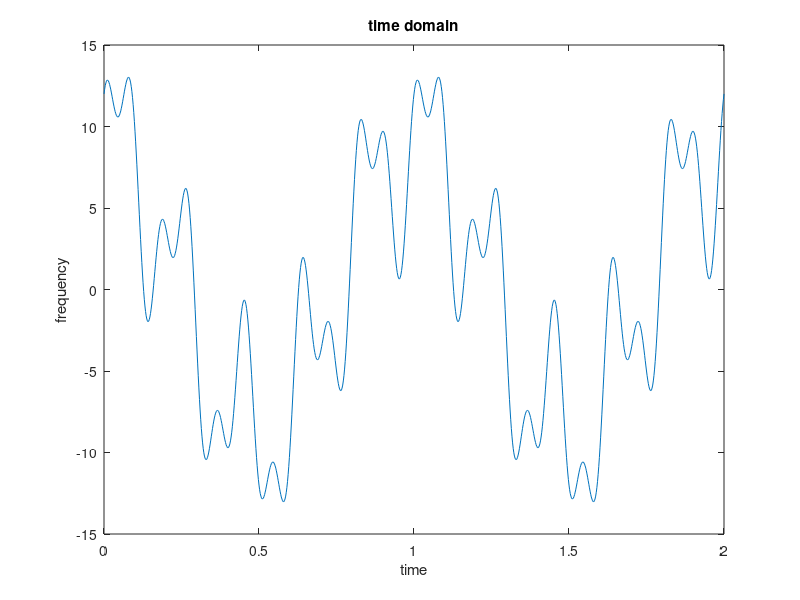
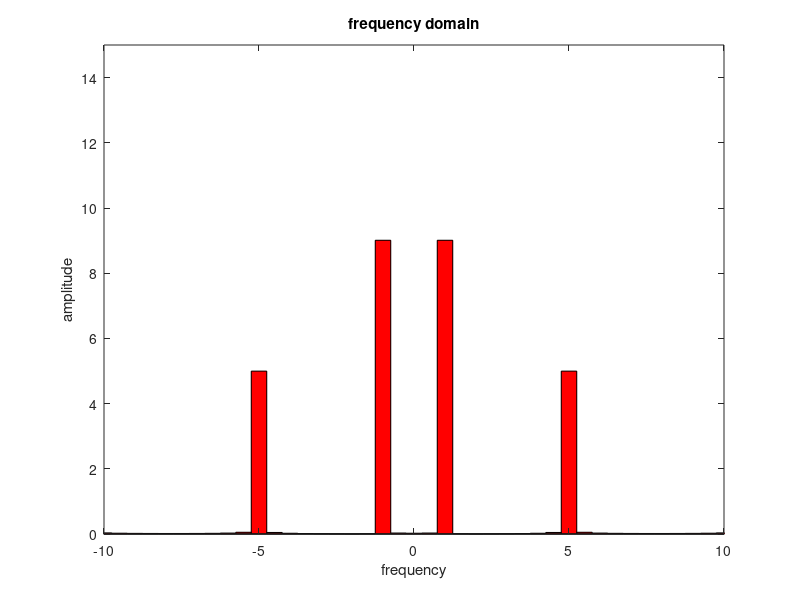

Recreate these plots in MATLAB, in order.
% Generate a composite signal using three simple signals as,
% x1 = a1*cos(2*pi*f1*t), x2 = a2*sin(2*pi*f2*t), x3 = a3*cos(2*pi*f3*t)
% signal_x = x1 + x2 + x3
% Select the values of the amplitude and frequency as follows: a1 = G + 1, a2 = F + 2, a3 = E + 3,
% f1 = E + 1, f2 = F + 2, f3 = G + 3.
% (a) Show time domain and frequency domain representations of signal_x in a single figure
% window using subplot. Use axis, or xlim, or ylim to appropriately represent the signal.
% (b) Quantize signal_x in 4 equally distributed levels and provide image for one cycle of the
% original signal and quantized signal. Use axis, or xlim, or ylim to appropriately represent the
% signal. [Use quantiz() function]
% (c) Quantize signal_x in 8 equally distributed levels and provide image for one cycle of the
% original signal and quantized signal. Use axis, or xlim, or ylim to appropriately represent the
% signal. [Do not use quantiz() function]

a1 = 9, a2 = 5, a3 = 3, f1 = 1, f2 = 5, f3 = 11
fs = 500
t = 0:1/fs:2
x1 = a1*cos(2*pi*f1*t), x2 = a2*sin(2*pi*f2*t), x3 = a3*cos(2*pi*f3*t)
signal_x = x1 + x2 + x3
plot(t,signal_x)
xlabel('time')
ylabel('frequency')
title('time domain')
figure
nx = length(t)
fx = fft(signal_x)
fx1 = fftshift(fx/(nx/2))
f = linspace(-fs/2,fs/2,nx)
bar(f,abs(fx1),1,'r')
axis([-10 10 0 15])
xlabel('frequency')
ylabel('amplitude')
title('frequency domain')

